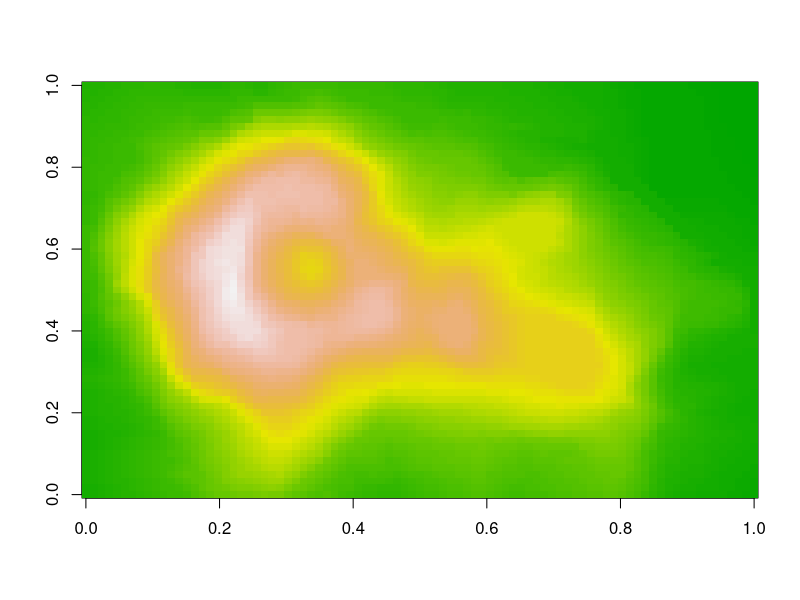

Write R code to recreate this figure.
## ---- chunk 1
x <- 1:10
x
## ---- chunk 2
x <- 1:10
x
## ---- chunk 3

# colorFunc <- "heat.colors"
colorFunc <- "terrain.colors"
# colorFunc <- "topo.colors"
# colorFunc <- "cm.colors"
# colorFunc <- "rainbow"
## ---- chunk 4
image(volcano, col = get(colorFunc)(200))
## ---- chunk 5
library(knitr)
kable(mtcars[1:5, ], caption = "A knitr kable.")
